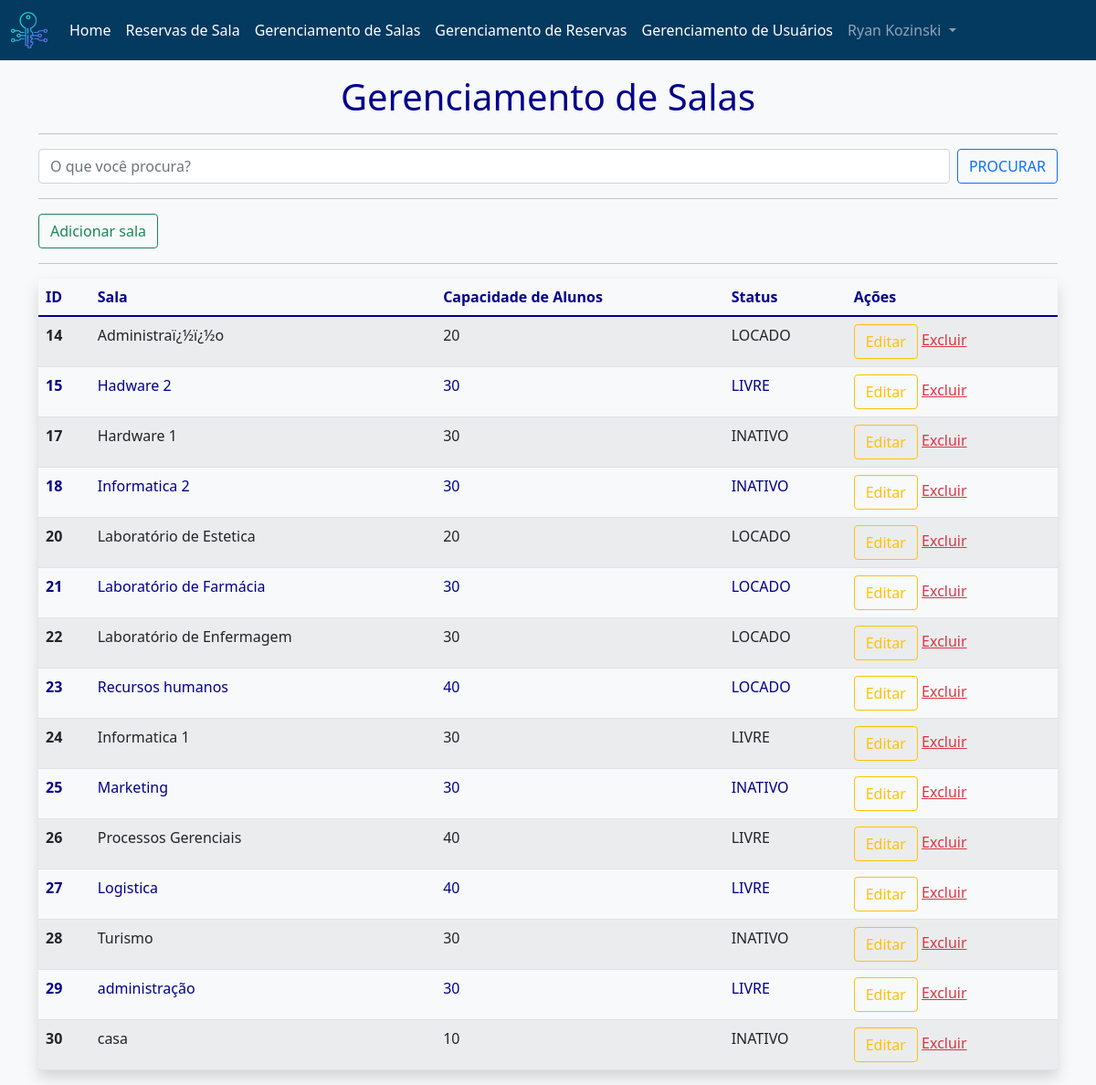
The app's page /acessroom/sala (signed in) with its own data.
### tables this page shows
CREATE TABLE `sala` (
  `idsala` int(11) NOT NULL,
  `sala` varchar(50) DEFAULT NULL,
  `nsala` int(11) DEFAULT NULL,
  `status` varchar(50) DEFAULT NULL
);

### acessroom/core/controller.php (called while the page is built, shortened)
<?php
class controller{
	public function loadView($viewName, $viewData = array()){
		extract($viewData);
		require 'views/'.$viewName.'.php';
	}
	public function loadTemplate($viewName, $viewData = array()){
		require 'views/template.php';
	}
}
?>

### acessroom/controllers/salaController.php (called while the page is built, shortened)
<?php
class salaController extends controller{
	public function index(){
		$dados = array();
		$salas = new Salas();
		$dados['lista'] = $salas->getAll();
		$this->loadTemplate('sala', $dados);
	}
}
?>

### acessroom/index.php (called while the page is built, shortened)
<?php
$core = new Core();
$core->run();
?>

### acessroom/core/model.php (called while the page is built, shortened)
<?php
class model{
	public function __construct(){
		global $db;
		$this->db = $db;
	}
}
?>

### acessroom/models/Salas.php (called while the page is built, shortened)
<?php
class Salas extends model{
	public function getAll(){
		$array = array();
		$sql = "SELECT * FROM sala";
		$sql = $this->db->query($sql);
		if($sql->rowCount() > 0){
			$array = $sql->fetchAll();
		}
		return $array;
	}
}
?>

### acessroom/views/sala.php (the view, shortened to what this page needs)
<h1 style="text-align: center; color:darkblue">Gerenciamento de Salas</h1>
<hr>
<form class="d-flex" role="search" method="post" action="<?php echo BASE_URL;?>sala/buscasala">
    <input class="form-control me-2" type="search" placeholder="O que você procura?" aria-label="PESQUISAR" name="txtbuscasala">
    <button class="btn btn-outline-primary" type="submit">PROCURAR</button>
</form>
<hr>
<button type="button" class="btn btn-outline-success" data-bs-toggle="modal" data-bs-target="#cadastroModal">
  Adicionar sala
</button>
<hr>
<table class="table table-striped table-hover shadow rounded" style="color:darkblue">
  <thead>
    <tr>
      <th scope="col">ID</th>
      <th scope="col">Sala</th>
      <th scope="col">Capacidade de Alunos</th>
      <th scope="col">Status</th>
      <th scope="col">Ações</th>
    </tr>
  </thead>
  <tbody>
  	<?php
        if(isset($_POST['txtbuscasala']) && !empty($_POST['txtbuscasala'])){
          foreach($listabuscasala as $item){ ?>
   <tr>
      <th scope="row"><?php echo $item['idsala'];?></th>
      <td><?php echo $item['sala'];?></td>
      <td><?php echo $item['nsala'];?></td>
      <td><?php echo $item['status'];?></td>
      <td>
        <button type="button" class="btn btn-outline-warning" data-bs-toggle="modal" data-bs-target="#editModal<?php echo $item['idsala'];?>">Editar</button>
<div class="modal fade" id="editModal<?php echo $item['idsala'];?>" tabindex="-1" aria-labelledby="exampleModalLabel" aria-hidden="true">
  <div class="modal-dialog">
    <div class="modal-content">
      <div class="modal-header">
        <h1 class="modal-title fs-5" id="exampleModalLabel">Edição de sala</h1>
        <button type="button" class="btn-close" data-bs-dismiss="modal" aria-label="Close"></button>
      </div>
      <div class="modal-body">
        <form method="post" action="<?php echo BASE_URL;?>sala/editar/<?php echo $item['idsala'];?>">
      <div class="mb-3">
        <label class="form-label">Sala</label>
        <input type="text" class="form-control" name="txtnome" value="<?php echo $item['sala'];?>">
      </div>
      <div class="mb-3">
        <label class="form-label">Capacidade de alunos</label>
        <input type="text" class="form-control" name="txtnsala" value="<?php echo $item['nsala'];?>">
      </div>
      <div class="mb-3">
        <label class="form-label">Status</label>
        <input type="text" class="form-control" name="txtstatus" value="<?php echo $item['status'];?>">
      </div>
      </div>
      <div class="modal-footer">
        <button type="submit" class="btn btn-outline-warning">Editar</button></form>
      </div>
    </div>
  </div>
</div>
      <a href="<?php echo BASE_URL;?>sala/del/<?php echo $item['idsala'];?>"class="link-danger">Excluir</a></td>
    </tr>
    <?php }
    }else{
      foreach ($lista as $item) {
      ?>
    <tr>
      <th scope="row"><?php echo $item['idsala'];?></th>
      <td><?php echo $item['sala'];?></td>
      <td><?php echo $item['nsala'];?></td>
      <td><?php echo $item['status'];?></td>
      <td>
      <button type="button" class="btn btn-outline-warning" data-bs-toggle="modal" data-bs-target="#editModal<?php echo $item['idsala'];?>">Editar</button>
      <a href="<?php echo BASE_URL;?>sala/del/<?php echo $item['idsala'];?>"class="link-danger">Excluir</a></td>
    </tr>
	<?php } ?>
<?php }?>
  </tbody>
</table>

### records on screen
sala: idsala "14", sala "Administraï¿½ï¿½o", nsala "20", status "LOCADO"
sala: idsala "15", sala "Hadware 2", nsala "30", status "LIVRE"
sala: idsala "17", sala "Hardware 1", nsala "30", status "INATIVO"
sala: idsala "18", sala "Informatica 2", nsala "30", status "INATIVO"
sala: idsala "20", sala "Laboratório de Estetica", nsala "20", status "LOCADO"
sala: idsala "21", sala "Laboratório de Farmácia", nsala "30", status "LOCADO"
sala: idsala "22", sala "Laboratório de Enfermagem", nsala "30", status "LOCADO"
sala: idsala "23", sala "Recursos humanos", nsala "40", status "LOCADO"
sala: idsala "24", sala "Informatica 1", nsala "30", status "LIVRE"
sala: idsala "25", sala "Marketing", nsala "30", status "INATIVO"
sala: idsala "26", sala "Processos Gerenciais", nsala "40", status "LIVRE"
sala: idsala "27", sala "Logistica", nsala "40", status "LIVRE"
sala: idsala "28", sala "Turismo", nsala "30", status "INATIVO"
sala: idsala "29", sala "administração", nsala "30", status "LIVRE"
sala: idsala "30", sala "casa", nsala "10", status "INATIVO"

### other values on screen
$_SESSION['usuario'] "Ryan Kozinski"
